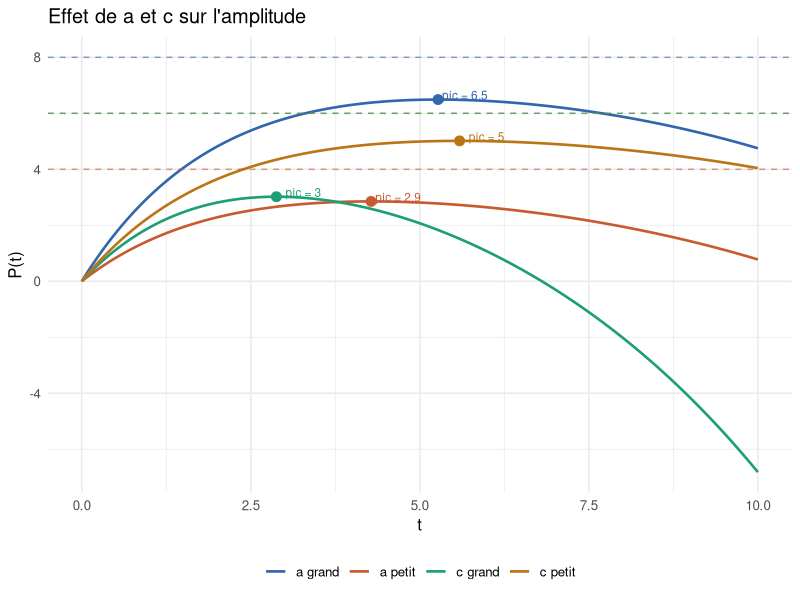
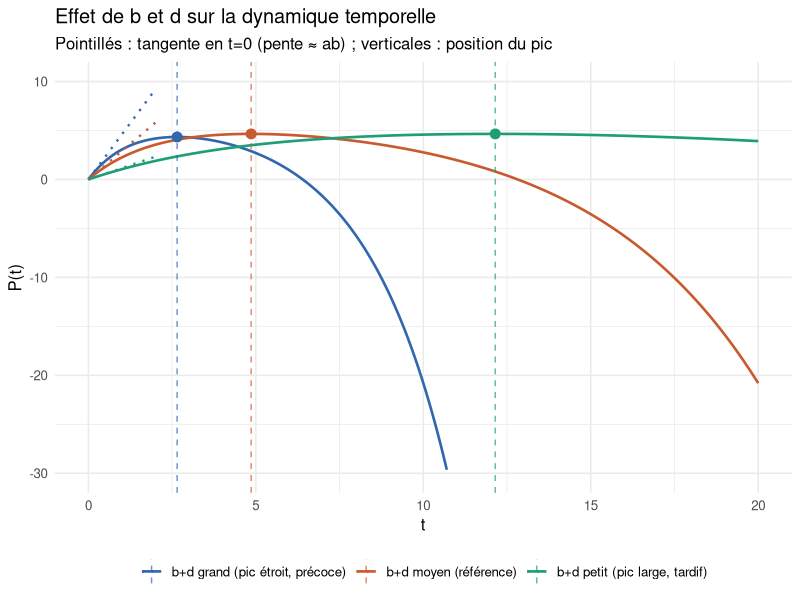
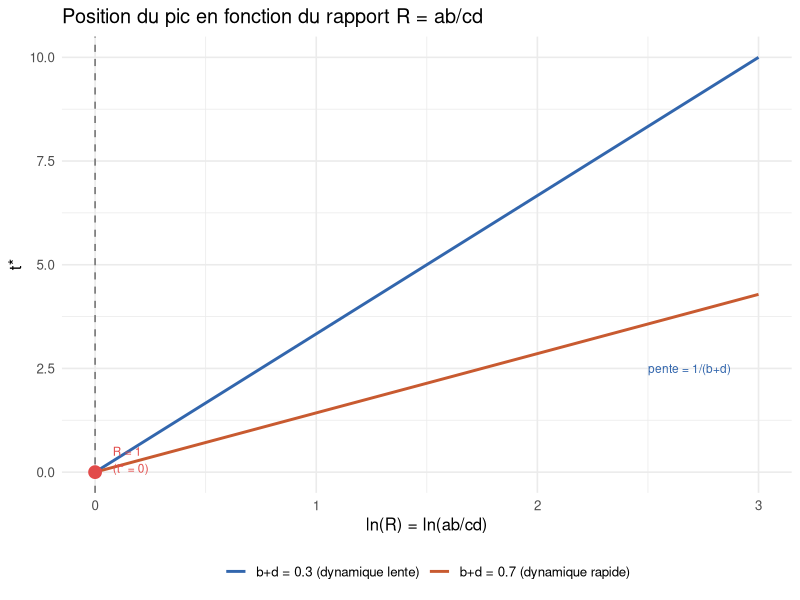

These figures' R source, in order:
library(ggplot2)
library(dplyr)

# ── Figure 1 ── Effet de a et c sur l'amplitude ───────────────────────────────

t_f1 <- seq(0, 10, length.out = 500)
b_ref <- 0.5; d_ref <- 0.2

scenarios_f1 <- list(
  list(a = 8,  c = 0.5, label = "a grand"),
  list(a = 4,  c = 0.5, label = "a petit"),
  list(a = 6,  c = 0.3, label = "c petit"),
  list(a = 6,  c = 2.0, label = "c grand")
)

courbes_f1 <- bind_rows(lapply(scenarios_f1, function(s) {
  data.frame(
    t     = t_f1,
    P     = s$a * (1 - exp(-b_ref * t_f1)) + s$c * (1 - exp(d_ref * t_f1)),
    label = s$label,
    a     = s$a
  )
}))

pics_f1 <- bind_rows(lapply(scenarios_f1, function(s) {
  R    <- (s$a * b_ref) / (s$c * d_ref)
  tpic <- log(R) / (b_ref + d_ref)
  Ppic <- s$a * (1 - exp(-b_ref * tpic)) + s$c * (1 - exp(d_ref * tpic))
  data.frame(label = s$label, tpic = tpic, Ppic = Ppic, plateau = s$a)
}))

fig1 <- ggplot(courbes_f1, aes(x = t, y = P, color = label)) +
  geom_line(linewidth = 0.9) +
  geom_hline(data = pics_f1, aes(yintercept = plateau, color = label),
             linetype = "dashed", linewidth = 0.5, alpha = 0.6) +
  geom_point(data = pics_f1, aes(x = tpic, y = Ppic, color = label),
             size = 3, show.legend = FALSE) +
  geom_text(data = pics_f1,
            aes(x = tpic + 0.4, y = Ppic + 0.15,
                label = paste0("pic = ", round(Ppic, 1))),
            size = 3, show.legend = FALSE) +
  scale_color_manual(values = c("#3266ad","#c85a30","#1d9e75","#ba7517")) +
  labs(title = "Effet de a et c sur l'amplitude",
       x = "t", y = "P(t)", color = NULL) +
  theme_minimal(base_size = 12) +
  theme(legend.position = "bottom")


# ── Figure 2 ── Effet de b et d sur la dynamique temporelle ───────────────────

t_f2 <- seq(0, 20, length.out = 500)
a_ref <- 6; c_ref <- 0.5

scenarios_f2 <- list(
  list(b = 0.8,  d = 0.4,  label = "b+d grand (pic étroit, précoce)"),
  list(b = 0.5,  d = 0.2,  label = "b+d moyen (référence)"),
  list(b = 0.2,  d = 0.08, label = "b+d petit (pic large, tardif)")
)

courbes_f2 <- bind_rows(lapply(scenarios_f2, function(s) {
  data.frame(
    t     = t_f2,
    P     = a_ref * (1 - exp(-s$b * t_f2)) + c_ref * (1 - exp(s$d * t_f2)),
    label = s$label
  )
}))

pics_f2 <- bind_rows(lapply(scenarios_f2, function(s) {
  R      <- (a_ref * s$b) / (c_ref * s$d)
  tpic   <- log(R) / (s$b + s$d)
  Ppic   <- a_ref * (1 - exp(-s$b * tpic)) + c_ref * (1 - exp(s$d * tpic))
  pente0 <- a_ref * s$b - c_ref * s$d
  data.frame(label = s$label, tpic = tpic, Ppic = Ppic, pente0 = pente0)
}))

tangentes_f2 <- bind_rows(lapply(1:nrow(pics_f2), function(i) {
  data.frame(
    t     = c(0, 2),
    P     = c(0, pics_f2$pente0[i] * 2),
    label = pics_f2$label[i]
  )
}))

fig2 <- ggplot(courbes_f2, aes(x = t, y = P, color = label)) +
  geom_line(linewidth = 0.9) +
  geom_line(data = tangentes_f2, aes(x = t, y = P, color = label),
            linetype = "dotted", linewidth = 0.8) +
  geom_vline(data = pics_f2, aes(xintercept = tpic, color = label),
             linetype = "dashed", linewidth = 0.5, alpha = 0.7) +
  geom_point(data = pics_f2, aes(x = tpic, y = Ppic, color = label),
             size = 3, show.legend = FALSE) + 
  scale_y_continuous(limits = c(-30, 10)) +
  scale_color_manual(values = c("#3266ad","#c85a30","#1d9e75")) +
  labs(title = "Effet de b et d sur la dynamique temporelle",
       subtitle = "Pointillés : tangente en t=0 (pente ≈ ab) ; verticales : position du pic",
       x = "t", y = "P(t)", color = NULL) +
  theme_minimal(base_size = 12) +
  theme(legend.position = "bottom")


# ── Figure 3 ── Relation linéaire entre ln(R) et t* ──────────────────────────

lnR_f3 <- seq(-0.5, 3, length.out = 300)

scenarios_f3 <- list(
  list(bd = 0.3, label = "b+d = 0.3 (dynamique lente)"),
  list(bd = 0.7, label = "b+d = 0.7 (dynamique rapide)")
)

droites_f3 <- bind_rows(lapply(scenarios_f3, function(s) {
  data.frame(
    lnR   = lnR_f3,
    tpic  = lnR_f3 / s$bd,
    label = s$label
  )
})) |> filter(tpic >= 0)

limite_f3 <- data.frame(lnR = 0, tpic = 0)

fig3 <- ggplot(droites_f3, aes(x = lnR, y = tpic, color = label)) +
  geom_line(linewidth = 1) +
  geom_vline(xintercept = 0, linetype = "dashed",
             color = "grey50", linewidth = 0.6) +
  geom_point(data = limite_f3, aes(x = lnR, y = tpic),
             color = "#e24b4a", size = 4, inherit.aes = FALSE) +
  annotate("text", x = 0.08, y = 0.3,
           label = "R = 1\n(t* = 0)", size = 3, color = "#e24b4a", hjust = 0) +
  annotate("text", x = 2.5, y = 2.5,
           label = "pente = 1/(b+d)", size = 3, color = "#3266ad", hjust = 0) +
  scale_color_manual(values = c("#3266ad","#c85a30")) +
  labs(title = "Position du pic en fonction du rapport R = ab/cd",
       x = "ln(R) = ln(ab/cd)", y = "t*", color = NULL) +
  theme_minimal(base_size = 12) +
  theme(legend.position = "bottom")


# ── Affichage ─────────────────────────────────────────────────────────────────

fig1
fig2
fig3
